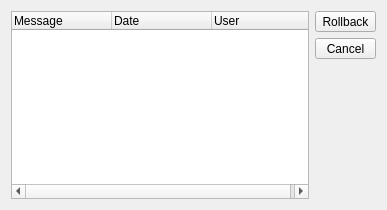
<?xml version="1.0" encoding="UTF-8"?>
<ui version="4.0">
 <class>Dialog</class>
 <widget class="QDialog" name="Dialog">
  <property name="geometry">
   <rect>
    <x>0</x>
    <y>0</y>
    <width>387</width>
    <height>210</height>
   </rect>
  </property>
  <property name="windowTitle">
   <string>GitForSoftimage - History</string>
  </property>
  <layout class="QHBoxLayout" name="horizontalLayout">
   <item>
    <widget class="QTreeWidget" name="history_treeWidget">
     <column>
      <property name="text">
       <string>Message</string>
      </property>
     </column>
     <column>
      <property name="text">
       <string>Date</string>
      </property>
     </column>
     <column>
      <property name="text">
       <string>User</string>
      </property>
     </column>
    </widget>
   </item>
   <item>
    <layout class="QVBoxLayout" name="buttons_vlayout">
     <item>
      <widget class="QToolButton" name="ok_button">
       <property name="sizePolicy">
        <sizepolicy hsizetype="Minimum" vsizetype="Fixed">
         <horstretch>0</horstretch>
         <verstretch>0</verstretch>
        </sizepolicy>
       </property>
       <property name="text">
        <string>Rollback</string>
       </property>
      </widget>
     </item>
     <item>
      <widget class="QToolButton" name="cancel_button">
       <property name="sizePolicy">
        <sizepolicy hsizetype="Minimum" vsizetype="Fixed">
         <horstretch>0</horstretch>
         <verstretch>0</verstretch>
        </sizepolicy>
       </property>
       <property name="text">
        <string>Cancel</string>
       </property>
      </widget>
     </item>
     <item>
      <spacer name="buttons_vspacer">
       <property name="orientation">
        <enum>Qt::Vertical</enum>
       </property>
       <property name="sizeHint" stdset="0">
        <size>
         <width>20</width>
         <height>40</height>
        </size>
       </property>
      </spacer>
     </item>
    </layout>
   </item>
  </layout>
 </widget>
 <resources/>
 <connections>
  <connection>
   <sender>cancel_button</sender>
   <signal>clicked()</signal>
   <receiver>Dialog</receiver>
   <slot>reject()</slot>
   <hints>
    <hint type="sourcelabel">
     <x>347</x>
     <y>44</y>
    </hint>
    <hint type="destinationlabel">
     <x>390</x>
     <y>51</y>
    </hint>
   </hints>
  </connection>
  <connection>
   <sender>ok_button</sender>
   <signal>clicked()</signal>
   <receiver>Dialog</receiver>
   <slot>accept()</slot>
   <hints>
    <hint type="sourcelabel">
     <x>355</x>
     <y>15</y>
    </hint>
    <hint type="destinationlabel">
     <x>392</x>
     <y>30</y>
    </hint>
   </hints>
  </connection>
 </connections>
</ui>
